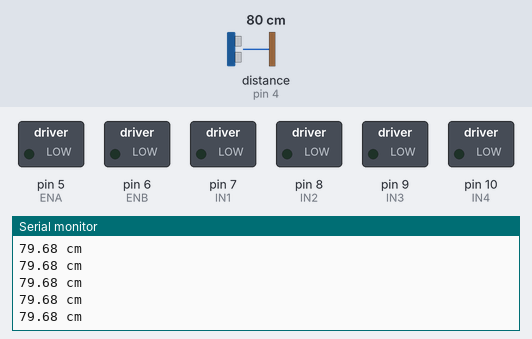
Bench run of a sketch on a simulated Arduino Uno, built with avr-gcc and run on an emulated ATmega328P. On the bench: switched loads named in the sketch (green lamp = pin HIGH), the last lines printed to the serial monitor. Wiring (inferred from the names in the program): ultrasonic range finder: trigger pin 2; echo pin 4. The inputs (shaded band) are chosen by the test bench; at power-on: distance to the obstacle (sensor on pin 4) 80 cm. The echo pulse lasts 58.3 µs per cm; pins used as bus, display or sensor lines are not drawn.

Above: at 1.2 s.
1.3 s: distance to the obstacle (sensor on pin 4) set to 2 cm
At 1.43 s:
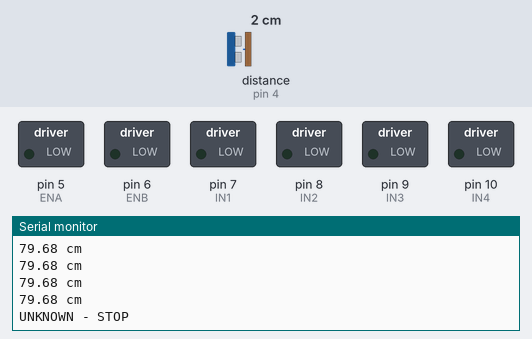
3.2 s: distance to the obstacle (sensor on pin 4) set to 4 cm
At 3.2 s:
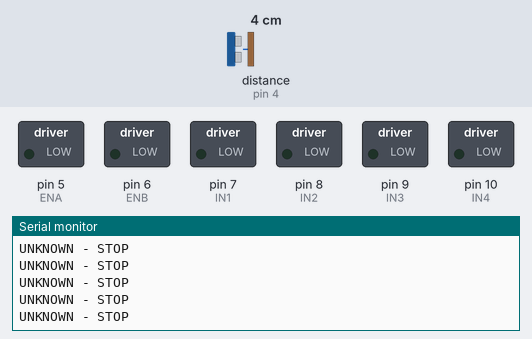

Measured:
- after the input at 1.3 s, the serial monitor: prints a new line after 0.06 s (image 1)

The sketch:

chapter9.ino
```cpp
const byte ENA=5, ENB=6, IN1=7, IN2=8, IN3=9, IN4=10;
const bool RUN_MOTORS=false, TEST_FORWARD=false;
const int driveSpeed=90;
void drive(int left, int right) {
  analogWrite(ENA,0); analogWrite(ENB,0);
  digitalWrite(IN1,left>0?HIGH:LOW); digitalWrite(IN2,left<0?HIGH:LOW);
  digitalWrite(IN3,right>0?HIGH:LOW); digitalWrite(IN4,right<0?HIGH:LOW);
  analogWrite(ENA,left==0?0:driveSpeed); analogWrite(ENB,right==0?0:driveSpeed);
}
void setupMotors(){
  pinMode(ENA,OUTPUT);pinMode(ENB,OUTPUT);
  pinMode(IN1,OUTPUT);pinMode(IN2,OUTPUT);pinMode(IN3,OUTPUT);pinMode(IN4,OUTPUT);
  drive(0,0);
}
const byte trigPin=2,echoPin=4;
bool clearPath=false;byte clearCount=0;
void setup(){Serial.begin(9600);setupMotors();pinMode(trigPin,OUTPUT);digitalWrite(trigPin,LOW);pinMode(echoPin,INPUT);}
void loop(){
 digitalWrite(trigPin,LOW);delayMicroseconds(2);digitalWrite(trigPin,HIGH);delayMicroseconds(10);digitalWrite(trigPin,LOW);
 unsigned long us=pulseIn(echoPin,HIGH,30000UL);
 float cm=us*0.0343f/2.0f;bool valid=us!=0&&cm>=2&&cm<=400;
 if(!valid||cm<25){clearPath=false;clearCount=0;}
 else if(cm>35){if(clearCount<3)clearCount++;if(clearCount>=3)clearPath=true;}
 else clearCount=0;
 if(valid){Serial.print(cm);Serial.println(" cm");}else Serial.println("UNKNOWN - STOP");
 if(!RUN_MOTORS)drive(0,0);
 else if(TEST_FORWARD)drive(1,1); // Wheels-up direction test only; bypasses sensor.
 else if(clearPath)drive(1,1);else drive(0,0);
 delay(70);
}
```
